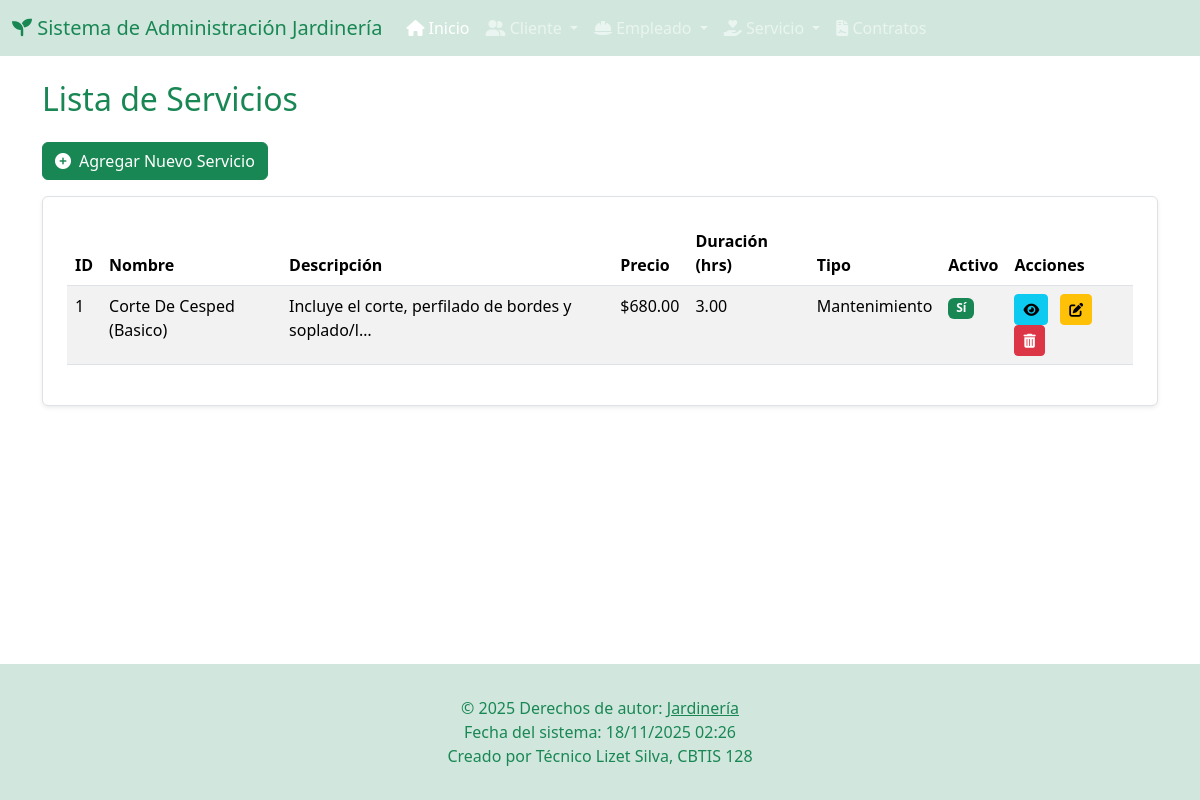
/jardineria/servicios/, run on the app's committed database.
### app_Jardineria/models.py (models this page shows, shortened)
class Servicio(models.Model):
    nombre_servicio = models.CharField(max_length=100)
    descripcion = models.TextField()
    precio = models.DecimalField(max_digits=8, decimal_places=2)
    duracion_estimada_horas = models.DecimalField(max_digits=4, decimal_places=2)
    fecha_creacion = models.DateTimeField(auto_now_add=True)
    activo = models.BooleanField(default=True)
    tipo_servicio = models.CharField(max_length=50, help_text="Ej: Poda, Riego, Diseño, Fumigación")

### app_Jardineria/views.py (the view)
# urls.py: path('servicios/', views.ver_servicios, name='ver_servicios'),
def ver_servicios(request):
    servicios = Servicio.objects.all()
    return render(request, 'servicio/ver_servicios.html', {'servicios': servicios})

### app_Jardineria/templates/servicio/ver_servicios.html (shortened to what this page needs)
{% extends 'base.html' %}
{% block content %}
<h2 class="mb-4 text-success">Lista de Servicios</h2>
<a href="{% url 'agregar_servicio' %}" class="btn btn-success mb-3"><i class="fas fa-plus-circle me-2"></i>Agregar Nuevo Servicio</a>
{% if servicios %}
<div class="table-responsive p-4 border rounded shadow-sm bg-white">
    <table class="table table-striped table-hover">
        <thead class="bg-success text-white">
            <tr>
                <th>ID</th>
                <th>Nombre</th>
                <th>Descripción</th>
                <th>Precio</th>
                <th>Duración (hrs)</th>
                <th>Tipo</th>
                <th>Activo</th>
                <th>Acciones</th>
            </tr>
        </thead>
        <tbody>
            {% for servicio in servicios %}
            <tr>
                <td>{{ servicio.id }}</td>
                <td>{{ servicio.nombre_servicio }}</td>
                <td>{{ servicio.descripcion|truncatechars:50 }}</td>
                <td>${{ servicio.precio|floatformat:2 }}</td>
                <td>{{ servicio.duracion_estimada_horas|floatformat:2 }}</td>
                <td>{{ servicio.tipo_servicio }}</td>
                <td>
                    {% if servicio.activo %}
                        <span class="badge bg-success">Sí</span>
                    {% else %}
                        <span class="badge bg-danger">No</span>
                    {% endif %}
                </td>
                <td>
                    <a href="{% url 'detalle_servicio' servicio.id %}" class="btn btn-sm btn-info me-2" title="Ver Detalles"><i class="fas fa-eye"></i></a>
                    <a href="{% url 'actualizar_servicio' servicio.id %}" class="btn btn-sm btn-warning me-2" title="Editar"><i class="fas fa-edit"></i></a>
                    <a href="{% url 'borrar_servicio' servicio.id %}" class="btn btn-sm btn-danger" title="Borrar"><i class="fas fa-trash-alt"></i></a>
                </td>
            </tr>
            {% endfor %}
        </tbody>
    </table>
</div>
{% else %}
<div class="alert alert-warning" role="alert">
    No hay servicios registrados.
</div>
{% endif %}
{% endblock %}

### app_Jardineria/templates/base.html (style rules this page uses)
body { display: flex; flex-direction: column; min-height: 100vh; }

### data on the page
Servicio: id "1", nombre_servicio "Corte De Cesped (Basico)", descripcion "Incluye el corte, perfilado de bordes y soplado/l…", precio "680.00", duracion_estimada_horas "3.00", tipo_servicio "Mantenimiento", activo "Sí"
